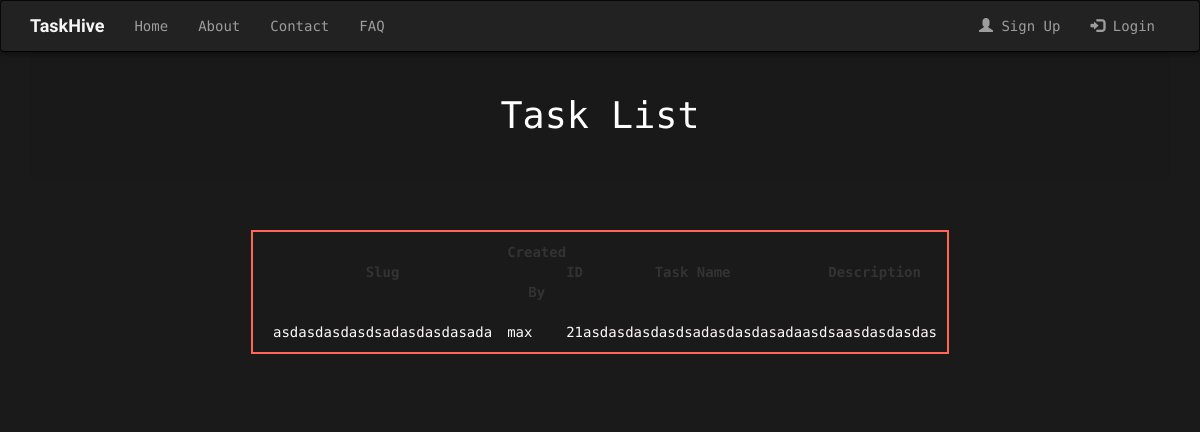
The page /tasks/asdasdasdasdsadasdasdasada on the database its author committed.
### tasks/models.py (models this page shows, shortened)
class Task(models.Model):
    created_by = models.ForeignKey(User)
    created_at = models.DateTimeField(auto_now_add=True)
    name = models.CharField(max_length=50)
    description = models.TextField(blank=True)
    id = models.AutoField(primary_key=True)
    slug = models.SlugField(max_length=250, unique=True)
    class Me:
        ordering = ["created_at"]

### tasks/views.py (the view)
# urls.py: url(r'^(?P<slug>[-\w]+)$', views.TaskDetailView.as_view(), name='task_detail'),
class TaskDetailView(generic.DetailView):
    model = Task
    template_name="tasks/detail.html"

### tasks/templates/tasks/detail.html
{% extends 'base.html' %}
{% block content %}
    <div class="container">
        <header>
            <h1>Task List</h1>
        </header>
        <table>
            <tr>
                <th class="text-center">Slug</th>
                <th class="text-center">Created By</th>
                <th class="text-center">ID</th>
                <th class="text-center">Task Name</th>
                <th class="text-center">Description</th>
            </tr>
            <tr>
                <td>{{ object.slug }}</td>
                <td>{{ object.created_by }}</td>
                <td>{{ object.id }}</td>
                <td>{{ object.name }}</td>
                <td>{{ object.description }}</td>
            </tr>
        </table>
    </div>
{% endblock %}

### static/css/default.css (style rules this page uses)
body, html { font-size: 100%; padding: 0; margin: 0; }
*, *:after, *:before { -webkit-box-sizing: border-box; -moz-box-sizing: border-box; box-sizing: border-box; }
body { font-family: 'Lato', Calibri, Arial, sans-serif; color: #fff; background: #91cfa1; font-weight: 300; }
.main, .container > header { width: 100%; margin: 0 auto; padding: 0 1.875em 3.125em 1.875em; }
.container > header { padding: 2.875em 1.875em 2.875em; text-align: center; background: rgba(0,0,0,0.02); }
.container > header h1 { font-size: 2.625em; line-height: 1.3; margin: 0; color: #fff; font-weight: 300; }

### static/css/pages.css (style rules this page uses)
html, body { background: #1a1a1a; padding:0; margin:0; font-family: 'Ubuntu Mono', monospace; color: whitesmoke; }
* { margin: 0; padding: 0; box-sizing: border-box; }
table { color: #333; text-align: left; line-height: 40px; border-spacing: 0; border: 2px solid #FF6656; width: 500px; margin: 50px auto; }
td { color: snow }
th { font-weight: bold; }
th:first-child, td:first-child { padding: 0 15px 0 20px; }
tbody tr:last-child td { border: none; }
tbody td { border-bottom: 1px solid #ddd; }
td:last-child { text-align: right; padding-right: 10px; }

### rows shown on the page
Task: slug "asdasdasdasdsadasdasdasada", created_by "max", id "21", name "asdasdasdasdsadasdasdasada", description "asdsaasdasdasdas"
